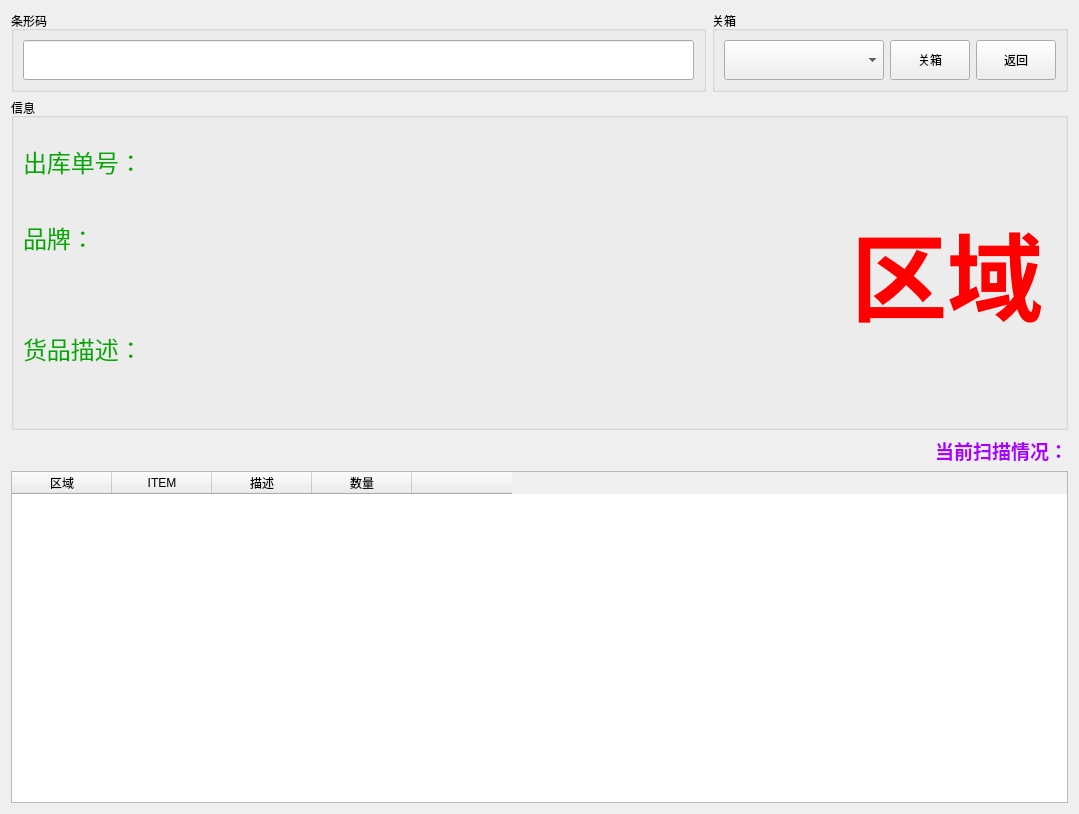
<?xml version="1.0" encoding="UTF-8"?>
<ui version="4.0">
 <class>Form</class>
 <widget class="QWidget" name="Form">
  <property name="geometry">
   <rect>
    <x>0</x>
    <y>0</y>
    <width>1079</width>
    <height>814</height>
   </rect>
  </property>
  <property name="windowTitle">
   <string>扫描包装</string>
  </property>
  <property name="windowIcon">
   <iconset resource="../img.qrc">
    <normaloff>:/images/images/ico.ico</normaloff>:/images/images/ico.ico</iconset>
  </property>
  <layout class="QVBoxLayout" name="verticalLayout_2">
   <item>
    <layout class="QHBoxLayout" name="horizontalLayout_2">
     <item>
      <widget class="QGroupBox" name="groupBox">
       <property name="title">
        <string>条形码</string>
       </property>
       <layout class="QVBoxLayout" name="verticalLayout">
        <item>
         <widget class="QLineEdit" name="lineEdit">
          <property name="minimumSize">
           <size>
            <width>0</width>
            <height>40</height>
           </size>
          </property>
         </widget>
        </item>
       </layout>
      </widget>
     </item>
     <item>
      <widget class="QGroupBox" name="groupBox_2">
       <property name="title">
        <string>关箱</string>
       </property>
       <layout class="QHBoxLayout" name="horizontalLayout">
        <item>
         <widget class="QComboBox" name="comboBox">
          <property name="minimumSize">
           <size>
            <width>160</width>
            <height>40</height>
           </size>
          </property>
          <property name="currentText">
           <string/>
          </property>
          <property name="currentIndex">
           <number>-1</number>
          </property>
         </widget>
        </item>
        <item>
         <widget class="QPushButton" name="pushButton">
          <property name="minimumSize">
           <size>
            <width>0</width>
            <height>40</height>
           </size>
          </property>
          <property name="text">
           <string>关箱</string>
          </property>
         </widget>
        </item>
        <item>
         <widget class="QPushButton" name="pushButton_2">
          <property name="minimumSize">
           <size>
            <width>0</width>
            <height>40</height>
           </size>
          </property>
          <property name="text">
           <string>返回</string>
          </property>
         </widget>
        </item>
       </layout>
      </widget>
     </item>
    </layout>
   </item>
   <item>
    <widget class="QGroupBox" name="groupBox_3">
     <property name="title">
      <string>信息</string>
     </property>
     <layout class="QHBoxLayout" name="horizontalLayout_3" stretch="4,1">
      <item>
       <layout class="QVBoxLayout" name="verticalLayout_3" stretch="1,1,2">
        <item>
         <widget class="QLabel" name="label">
          <property name="font">
           <font>
            <family>微软雅黑</family>
            <pointsize>18</pointsize>
           </font>
          </property>
          <property name="styleSheet">
           <string notr="true">color: rgb(0, 170, 0);</string>
          </property>
          <property name="text">
           <string>出库单号：</string>
          </property>
         </widget>
        </item>
        <item>
         <widget class="QLabel" name="label_2">
          <property name="font">
           <font>
            <family>微软雅黑</family>
            <pointsize>18</pointsize>
           </font>
          </property>
          <property name="styleSheet">
           <string notr="true">color: rgb(0, 170, 0);</string>
          </property>
          <property name="text">
           <string>品牌：</string>
          </property>
         </widget>
        </item>
        <item>
         <widget class="QLabel" name="label_3">
          <property name="font">
           <font>
            <family>微软雅黑</family>
            <pointsize>18</pointsize>
           </font>
          </property>
          <property name="styleSheet">
           <string notr="true">color: rgb(0, 170, 0);</string>
          </property>
          <property name="text">
           <string>货品描述：</string>
          </property>
         </widget>
        </item>
       </layout>
      </item>
      <item>
       <widget class="QLabel" name="label_4">
        <property name="font">
         <font>
          <family>微软雅黑</family>
          <pointsize>72</pointsize>
          <weight>75</weight>
          <bold>true</bold>
         </font>
        </property>
        <property name="styleSheet">
         <string notr="true">color: rgb(255, 0, 0);</string>
        </property>
        <property name="text">
         <string>区域</string>
        </property>
       </widget>
      </item>
     </layout>
    </widget>
   </item>
   <item>
    <layout class="QHBoxLayout" name="horizontalLayout_4">
     <item>
      <spacer name="horizontalSpacer">
       <property name="orientation">
        <enum>Qt::Horizontal</enum>
       </property>
       <property name="sizeHint" stdset="0">
        <size>
         <width>40</width>
         <height>20</height>
        </size>
       </property>
      </spacer>
     </item>
     <item>
      <widget class="QLabel" name="label_5">
       <property name="font">
        <font>
         <family>微软雅黑</family>
         <pointsize>14</pointsize>
         <weight>75</weight>
         <bold>true</bold>
        </font>
       </property>
       <property name="styleSheet">
        <string notr="true">color: rgb(170, 0, 255);</string>
       </property>
       <property name="text">
        <string>当前扫描情况：</string>
       </property>
      </widget>
     </item>
    </layout>
   </item>
   <item>
    <widget class="QTableWidget" name="tableWidget">
     <column>
      <property name="text">
       <string>区域</string>
      </property>
     </column>
     <column>
      <property name="text">
       <string>ITEM</string>
      </property>
     </column>
     <column>
      <property name="text">
       <string>描述</string>
      </property>
     </column>
     <column>
      <property name="text">
       <string>数量</string>
      </property>
     </column>
     <column>
      <property name="text">
       <string/>
      </property>
     </column>
    </widget>
   </item>
  </layout>
 </widget>
 <resources>
  <include location="../img.qrc"/>
 </resources>
 <connections/>
</ui>
